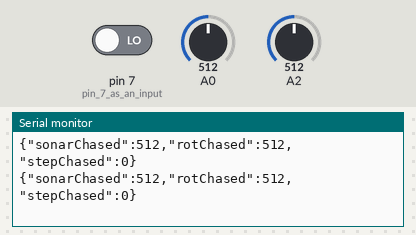
Bench run of a sketch on a simulated Arduino Uno, built with avr-gcc and run on an emulated ATmega328P. Shown: the last lines printed to the serial monitor. The test bench sets the inputs (shaded band); at power-on: A0 = 512, A2 = 512, pin 7 (pin_7_as_an_input) LOW.

Above: at 1.2 s.
1.3 s: A0 set to 108
At 1.42 s:
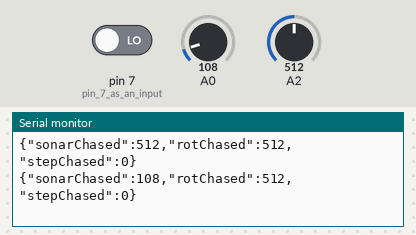
4.3 s: A0 set to 90
At 4.34 s:
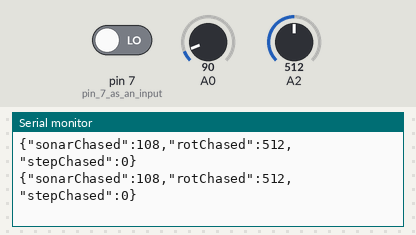
7.3 s: A2 set to 107
At 7.31 s:
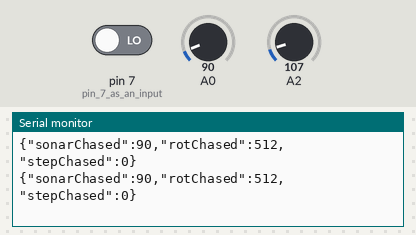
10.3 s: A2 set to 92
At 10.33 s:
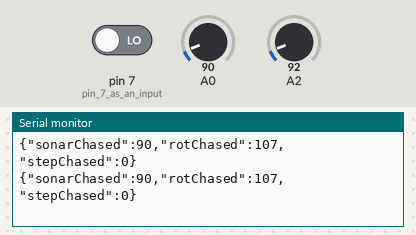
Timing chart, 0 to 13.3 s (numbered marks = the images above; inputs shaded):
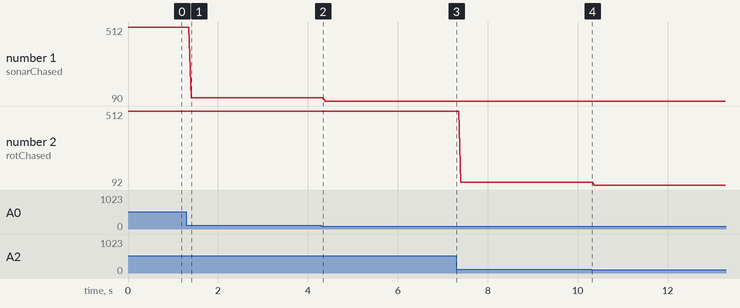

Measured:
- after the input at 1.3 s, the serial monitor: prints a new line after 0.11 s (image 1)
- plotted number 1: 512 → 108 after the input at 1.3 s, 108 → 90 after the input at 4.3 s
- plotted number 2: 512 → 107 after the input at 7.3 s, 107 → 92 after the input at 10.3 s

The sketch:

prj_25_ph_56_rnd_70_grp_1_owner_899_c0309e.ino
```cpp
/*
 *  Code for the Game "Be Quite" built during a 4 day workshop at L'école de design Nantes Atlantique
 *  By Simon Renault, Martin Lamire, Christophe Le Conte, Andrews Kimbembe and Sébastien Reischek
 *
 *  The processing code is require din order to run the game as well as the code made in puredata.
 *
 *  Most of the logic is handled in processing, stuff here is mostly reading raw sensors value and sending it.
 *
*/


void setup() {
  Serial.begin(9600);  // start the serial comunication with the computer
  pinMode(7, INPUT); //pin 7 as an input
}


void loop() {

  // Set pressure sensor value
  int pressSensorValue = analogRead(0); // Read the value of the pressure sensor. Will be used to trigger riples.

  // Set potentiometer value
  int potentValue = analogRead(2); // Read the value of the potentiometer. Will be used to controle the rotation

  //Set step player value
  int stepValue = digitalRead(7); // Read the value of the button. Will be used to trigger the walk behavior of the chased.

  // pack all the data in json format.
  String json;
  json = "{\"sonarChased\":";
  json = json + pressSensorValue;
  json = json + ",\"rotChased\":" + potentValue;
  json = json + ",\"stepChased\":" + stepValue;
  json = json + "}";

  // send the json to the main processing sketch
  Serial.println(json);
}
```
